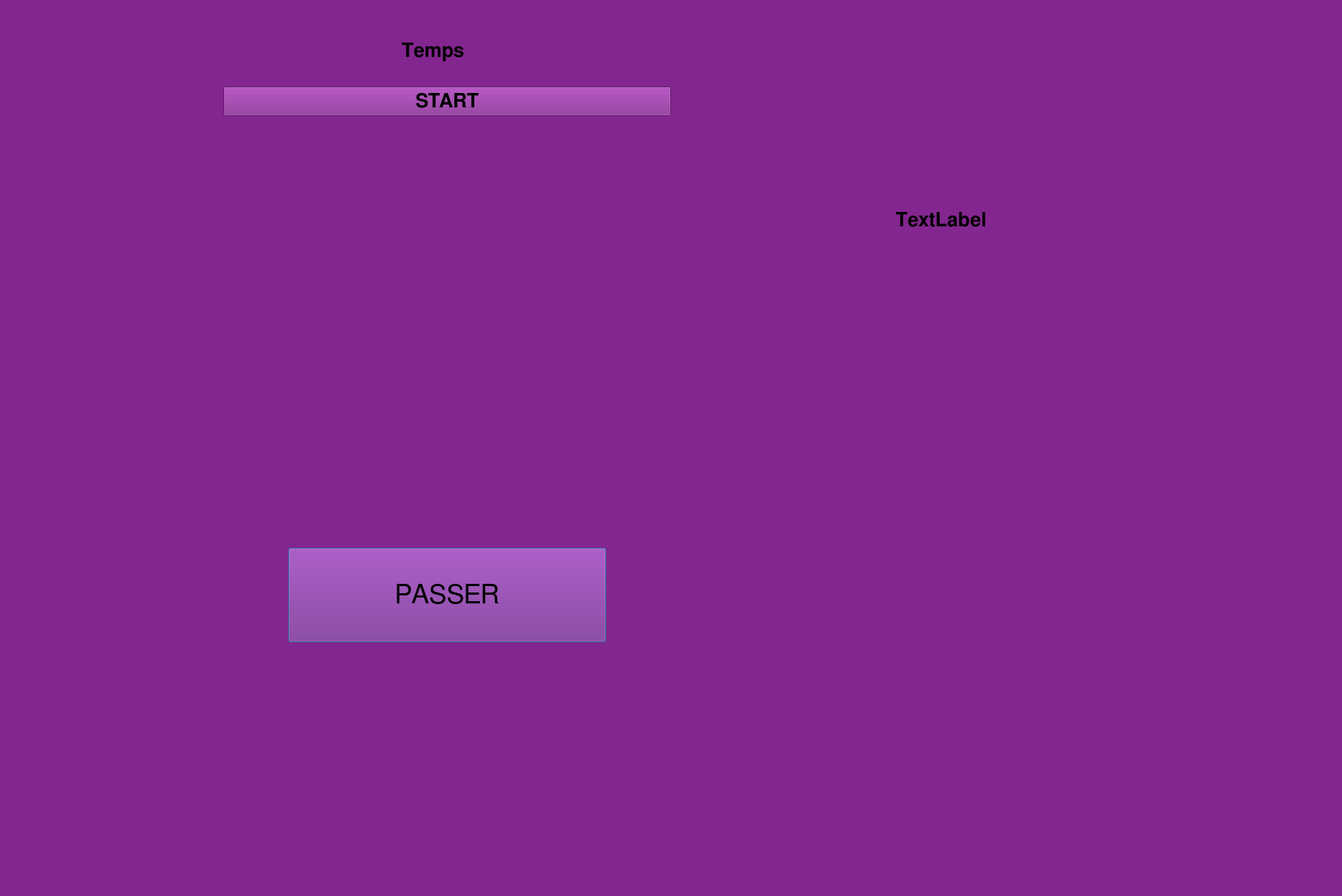
<?xml version="1.0" encoding="UTF-8"?>
<ui version="4.0">
 <class>MainWindow2</class>
 <widget class="QDialog" name="MainWindow2">
  <property name="geometry">
   <rect>
    <x>0</x>
    <y>0</y>
    <width>1862</width>
    <height>1243</height>
   </rect>
  </property>
  <property name="windowTitle">
   <string>Dialog</string>
  </property>
  <property name="styleSheet">
   <string notr="true">background-color: rgb(132, 38, 144);</string>
  </property>
  <widget class="QPushButton" name="fin_partida">
   <property name="geometry">
    <rect>
     <x>400</x>
     <y>760</y>
     <width>441</width>
     <height>131</height>
    </rect>
   </property>
   <property name="font">
    <font>
     <family>FreeSans</family>
     <pointsize>28</pointsize>
    </font>
   </property>
   <property name="text">
    <string>PASSER</string>
   </property>
  </widget>
  <widget class="QLabel" name="label_2">
   <property name="geometry">
    <rect>
     <x>290</x>
     <y>270</y>
     <width>671</width>
     <height>641</height>
    </rect>
   </property>
   <property name="text">
    <string/>
   </property>
  </widget>
  <widget class="QPushButton" name="p1">
   <property name="geometry">
    <rect>
     <x>300</x>
     <y>310</y>
     <width>200</width>
     <height>200</height>
    </rect>
   </property>
   <property name="text">
    <string/>
   </property>
  </widget>
  <widget class="QPushButton" name="p2">
   <property name="geometry">
    <rect>
     <x>510</x>
     <y>310</y>
     <width>200</width>
     <height>200</height>
    </rect>
   </property>
   <property name="text">
    <string/>
   </property>
  </widget>
  <widget class="QPushButton" name="p3">
   <property name="geometry">
    <rect>
     <x>720</x>
     <y>310</y>
     <width>201</width>
     <height>200</height>
    </rect>
   </property>
   <property name="text">
    <string/>
   </property>
  </widget>
  <widget class="QPushButton" name="p4">
   <property name="geometry">
    <rect>
     <x>300</x>
     <y>510</y>
     <width>200</width>
     <height>200</height>
    </rect>
   </property>
   <property name="text">
    <string/>
   </property>
  </widget>
  <widget class="QPushButton" name="p5">
   <property name="geometry">
    <rect>
     <x>510</x>
     <y>510</y>
     <width>200</width>
     <height>200</height>
    </rect>
   </property>
   <property name="text">
    <string/>
   </property>
  </widget>
  <widget class="QPushButton" name="p6">
   <property name="geometry">
    <rect>
     <x>720</x>
     <y>510</y>
     <width>200</width>
     <height>200</height>
    </rect>
   </property>
   <property name="text">
    <string/>
   </property>
  </widget>
  <widget class="QPushButton" name="p7">
   <property name="geometry">
    <rect>
     <x>300</x>
     <y>710</y>
     <width>200</width>
     <height>200</height>
    </rect>
   </property>
   <property name="text">
    <string/>
   </property>
  </widget>
  <widget class="QPushButton" name="p8">
   <property name="geometry">
    <rect>
     <x>510</x>
     <y>710</y>
     <width>200</width>
     <height>200</height>
    </rect>
   </property>
   <property name="text">
    <string/>
   </property>
  </widget>
  <widget class="QLabel" name="panel_final">
   <property name="enabled">
    <bool>true</bool>
   </property>
   <property name="geometry">
    <rect>
     <x>940</x>
     <y>100</y>
     <width>731</width>
     <height>411</height>
    </rect>
   </property>
   <property name="font">
    <font>
     <family>FreeSans</family>
     <pointsize>20</pointsize>
     <bold>true</bold>
    </font>
   </property>
   <property name="autoFillBackground">
    <bool>false</bool>
   </property>
   <property name="text">
    <string>TextLabel</string>
   </property>
   <property name="alignment">
    <set>Qt::AlignCenter</set>
   </property>
  </widget>
  <widget class="QPushButton" name="start">
   <property name="geometry">
    <rect>
     <x>310</x>
     <y>120</y>
     <width>621</width>
     <height>41</height>
    </rect>
   </property>
   <property name="font">
    <font>
     <family>FreeSans</family>
     <pointsize>20</pointsize>
     <bold>true</bold>
    </font>
   </property>
   <property name="text">
    <string>START</string>
   </property>
  </widget>
  <widget class="QLabel" name="tiempo">
   <property name="geometry">
    <rect>
     <x>300</x>
     <y>50</y>
     <width>601</width>
     <height>41</height>
    </rect>
   </property>
   <property name="font">
    <font>
     <family>FreeSans</family>
     <pointsize>20</pointsize>
     <bold>true</bold>
    </font>
   </property>
   <property name="text">
    <string>Temps</string>
   </property>
   <property name="alignment">
    <set>Qt::AlignCenter</set>
   </property>
  </widget>
  <zorder>p8</zorder>
  <zorder>p7</zorder>
  <zorder>p6</zorder>
  <zorder>p5</zorder>
  <zorder>p4</zorder>
  <zorder>p3</zorder>
  <zorder>p2</zorder>
  <zorder>p1</zorder>
  <zorder>label_2</zorder>
  <zorder>panel_final</zorder>
  <zorder>start</zorder>
  <zorder>tiempo</zorder>
  <zorder>fin_partida</zorder>
 </widget>
 <resources/>
 <connections/>
</ui>
